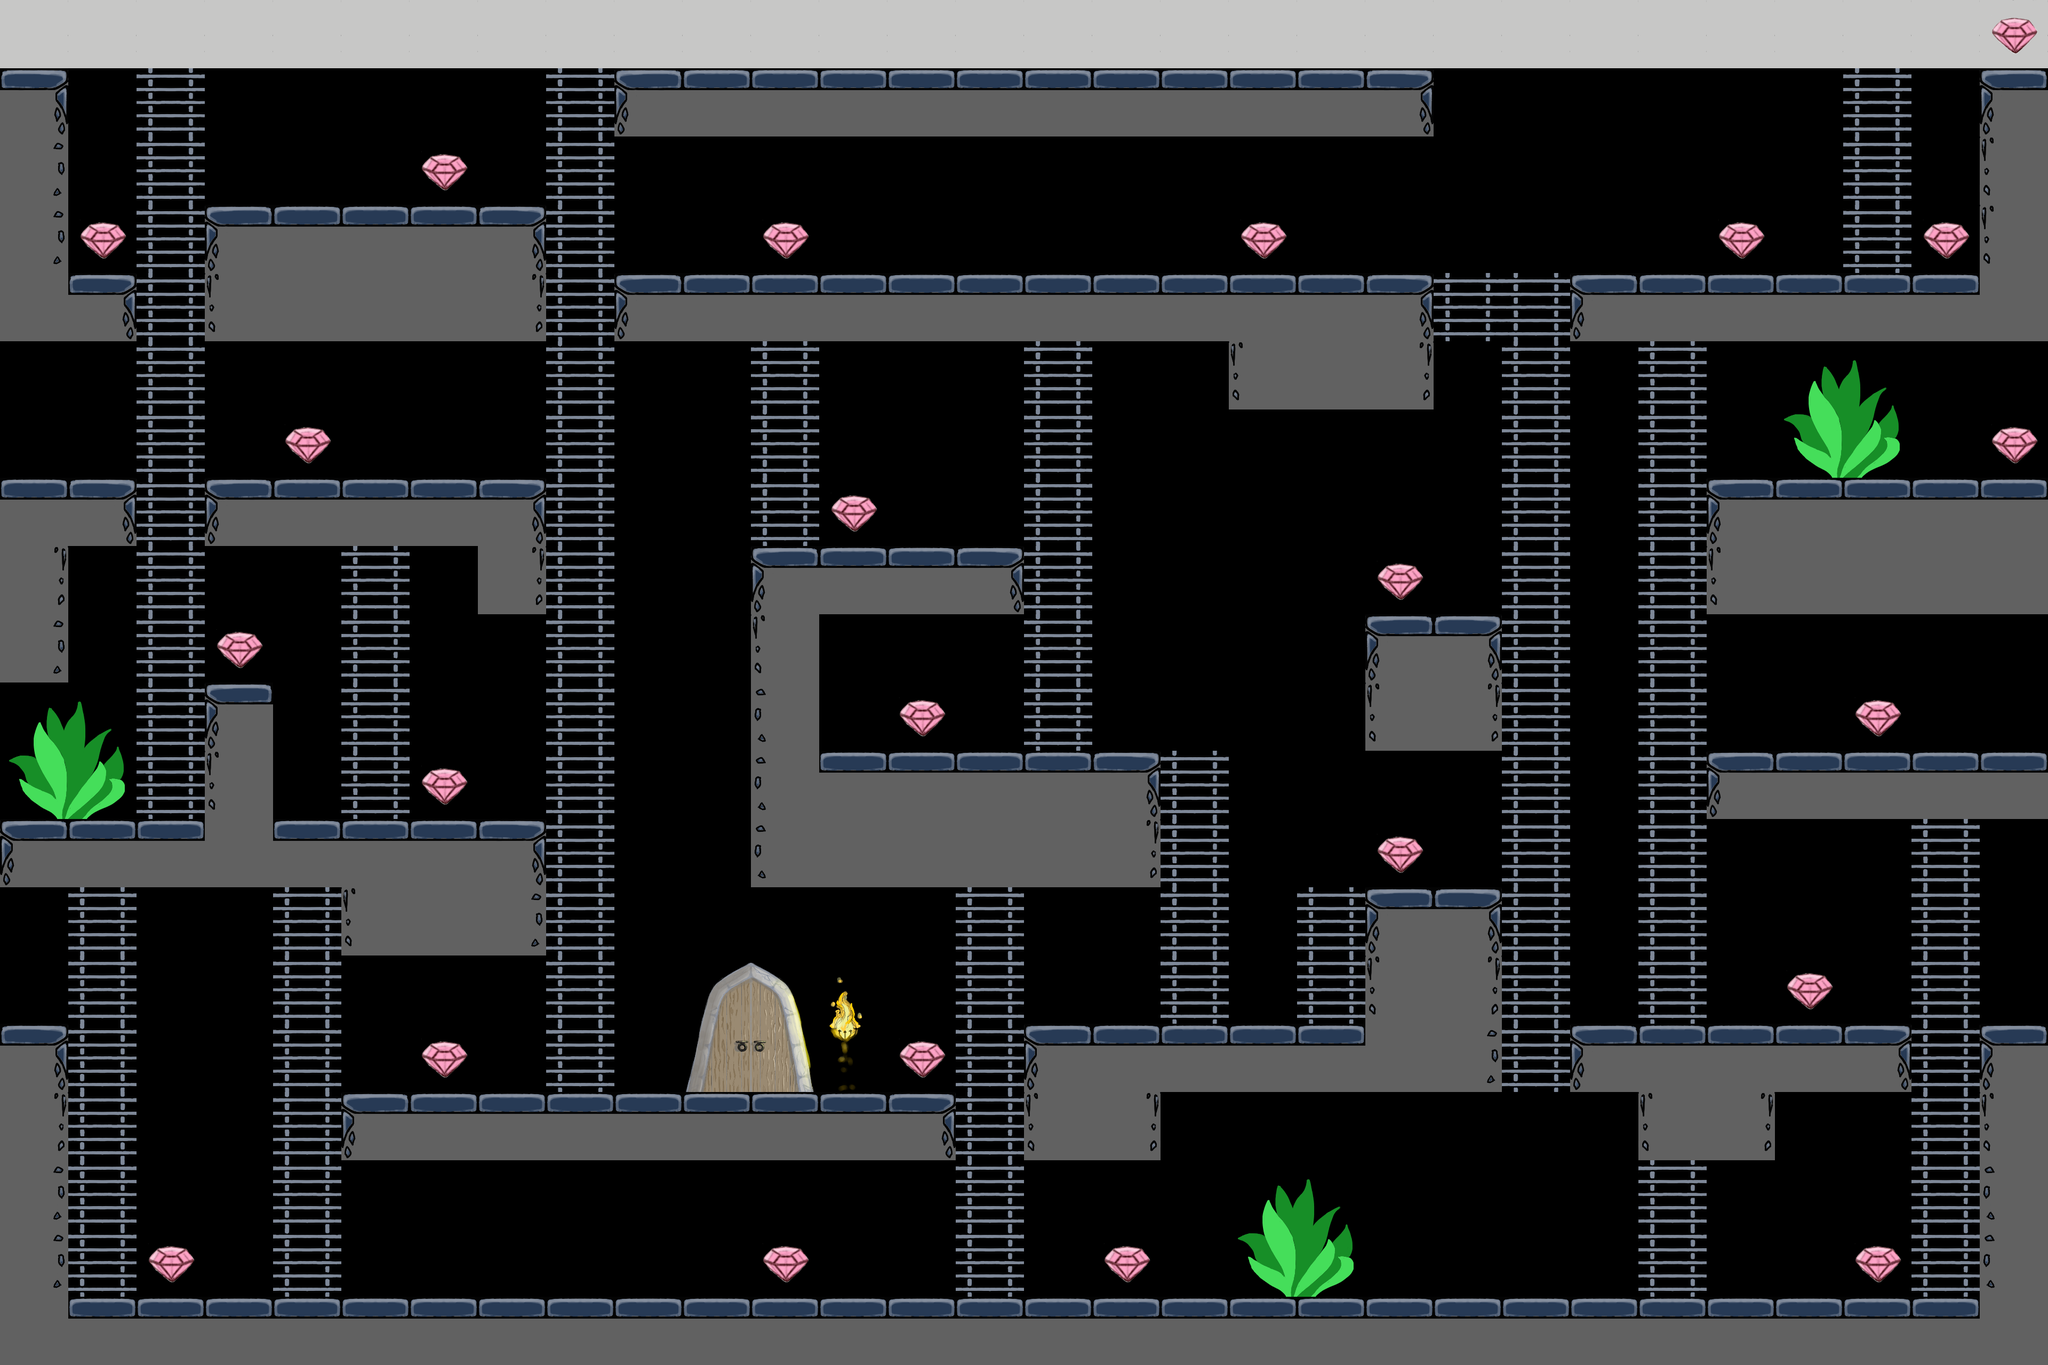

Below is a game level as drawn by its tile map, then a one-line description and the .tmx that defines it (tile-layer data replaced by summaries):
An orthogonal 30x20 tile map with 128x128 px tiles, 4 tile layers (Map, Bushes, Top, Crystals), 1 hidden layer not drawn, 3 tilesets and 72 objects.

<map version="1.10" tiledversion="1.10.2" orientation="orthogonal" renderorder="right-down" width="30" height="20" tilewidth="128" tileheight="128" infinite="0" nextlayerid="12" nextobjectid="75">
 <editorsettings>
  <export target="Crystals1.csv" format="csv" />
 </editorsettings>
 <tileset firstgid="1" source="Tiles.tsx" />
 <tileset firstgid="13" source="Top.tsx" />
 <tileset firstgid="25" source="stuff.tsx" />
 <layer id="1" name="Map" width="30" height="20">
  <data>[600 cells, 277 non-empty, 9 distinct tile ids]</data>
 </layer>
 <objectgroup id="7" name="Invisible" visible="0" />
 <objectgroup id="5" name="Walls" visible="0">
  <object id="1" x="122.303" y="2438.48" width="3589.76" height="114.848" />
  <object id="2" x="3.0303" y="1924.3" width="113.212" height="626" />
  <object id="3" x="642.424" y="2059.52" width="1145.45" height="107.152" />
  <object id="5" x="3722.18" y="1923.27" width="114.121" height="622.182" />
  <object id="6" x="1932.79" y="1923.27" width="872.303" height="113.091" />
  <object id="7" x="2572.61" y="1668.73" width="233.455" height="246.424" />
  <object id="8" x="2956.48" y="1924.3" width="613.273" height="112.061" />
  <object id="9" x="3072.73" y="2045.45" width="254.545" height="126.182" />
  <object id="10" x="3213.09" y="1410.18" width="617.212" height="120.121" />
  <object id="11" x="3214.06" y="901.03" width="619.273" height="241.394" />
  <object id="12" x="2572.67" y="1155.58" width="229.394" height="247.455" />
  <object id="13" x="1412.12" y="1411.15" width="747.576" height="246.364" />
  <object id="14" x="1433.09" y="1029.33" width="97.2121" height="367.636" />
  <object id="15" x="1548.48" y="1028.3" width="354.727" height="111.091" />
  <object id="16" x="3.0303" y="1539.39" width="1007.15" height="124.242" />
  <object id="17" x="652.424" y="1681.82" width="357.758" height="106" />
  <object id="18" x="393.879" y="1282.85" width="107.212" height="241.394" />
  <object id="19" x="6.06061" y="899.03" width="236.364" height="119.152" />
  <object id="20" x="395.818" y="901.03" width="613.273" height="119.091" />
  <object id="21" x="3.0303" y="1021.21" width="113.152" height="256.485" />
  <object id="22" x="903.03" y="1027.27" width="106.061" height="118.182" />
  <object id="23" x="3.0303" y="131.394" width="112.182" height="504.727" />
  <object id="24" x="128.424" y="516.182" width="110.97" height="120.061" />
  <object id="25" x="395.879" y="387.879" width="614.242" height="248.364" />
  <object id="26" x="1165.45" y="516.182" width="1505.33" height="120.182" />
  <object id="27" x="2318.12" y="648.485" width="351.697" height="116.061" />
  <object id="28" x="1166.61" y="127.273" width="1506.18" height="124.242" />
  <object id="29" x="2958.48" y="512.121" width="874.848" height="118.182" />
  <object id="30" x="3727.21" y="142.424" width="103.091" height="348.485" />
  <object id="31" x="1936.36" y="2051.52" width="227.273" height="118.182" />
 </objectgroup>
 <objectgroup id="6" name="Ladders" visible="0">
  <object id="32" x="154.545" y="1678.79" width="72.7273" height="730.303" />
  <object id="33" x="539.394" y="1675.76" width="66.6667" height="733.333" />
  <object id="34" x="281.818" y="157.576" width="72.7273" height="1342.42" />
  <object id="35" x="666.667" y="1054.55" width="72.7273" height="454.545" />
  <object id="36" x="1048.48" y="166.667" width="75.7576" height="1839.39" />
  <object id="37" x="1433.33" y="669.697" width="75.7576" height="327.273" />
  <object id="38" x="1945.45" y="663.636" width="75.7576" height="715.152" />
  <object id="39" x="1821.21" y="1696.97" width="66.6667" height="718.182" />
  <object id="40" x="2200" y="1366.67" width="75.7576" height="533.333" />
  <object id="41" x="2457.58" y="1615.15" width="72.7273" height="278.788" />
  <object id="42" x="2839.39" y="466.667" width="75.7576" height="1536.36" />
  <object id="43" x="2712.12" y="469.697" width="112.121" height="139.394" />
  <object id="44" x="3096.97" y="681.818" width="75.7576" height="1181.82" />
  <object id="45" x="3096.97" y="2212.12" width="75.7576" height="184.848" />
  <object id="46" x="3609.09" y="1575.76" width="75.7576" height="821.212" />
  <object id="47" x="3481.82" y="169.697" width="75.7576" height="306.061" />
  <object id="49" x="1409.64" y="902.121" width="15.1515" height="17.6364" />
 </objectgroup>
 <layer id="8" name="Bushes" width="30" height="20">
  <data>[600 cells, 12 non-empty, 4 distinct tile ids]</data>
 </layer>
 <objectgroup id="10" name="Bushes" visible="0">
  <object id="50" x="2364" y="2252" width="144" height="136" />
  <object id="51" x="3396" y="708" width="140" height="140" />
  <object id="52" x="60" y="1364" width="140" height="128" />
 </objectgroup>
 <layer id="3" name="Top" width="30" height="20">
  <data>[600 cells, 30 non-empty, 1 distinct tile ids]</data>
 </layer>
 <layer id="9" name="Crystals" width="30" height="20">
  <data>[600 cells, 29 non-empty, 7 distinct tile ids]</data>
 </layer>
 <objectgroup id="11" name="Crystals" visible="0">
  <object id="53" x="286" y="2344" width="72" height="52" />
  <object id="54" x="1436" y="2340" width="76" height="52" />
  <object id="55" x="2076" y="2338" width="74" height="56" />
  <object id="56" x="3480" y="2340" width="80" height="56" />
  <object id="57" x="3356" y="1832" width="76" height="52" />
  <object id="58" x="2586" y="1572" width="80" height="56" />
  <object id="59" x="1692" y="1320" width="76" height="50" />
  <object id="60" x="1562" y="934" width="74" height="56" />
  <object id="61" x="796" y="1958" width="74" height="54" />
  <object id="62" x="1688" y="1960" width="80" height="48" />
  <object id="63" x="794" y="1444" width="76" height="52" />
  <object id="64" x="412" y="1192" width="76" height="52" />
  <object id="65" x="538" y="806" width="80" height="48" />
  <object id="66" x="156" y="420" width="74" height="44" />
  <object id="67" x="798" y="294" width="72" height="52" />
  <object id="68" x="1436" y="422" width="74" height="52" />
  <object id="69" x="2332" y="422" width="74" height="54" />
  <object id="70" x="3228" y="420" width="76" height="50" />
  <object id="71" x="3610" y="420" width="76" height="56" />
  <object id="72" x="2588" y="1064" width="74" height="50" />
  <object id="73" x="3486" y="1320" width="70" height="50" />
  <object id="74" x="3742" y="808" width="70" height="48" />
 </objectgroup>
 <layer id="4" name="Walkable" width="30" height="20" visible="0">
  <data>[600 cells, 199 non-empty, 2 distinct tile ids]</data>
 </layer>
</map>